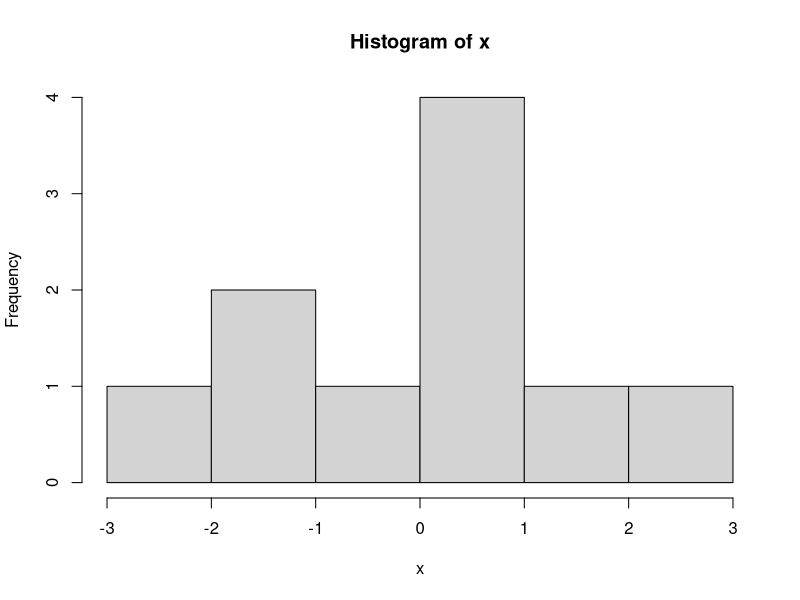

Write the R code that produced this figure.
## ---- chunk 1
set.seed(1212)
x <- rnorm(n=10)
## ---- chunk 2
hist(x)
